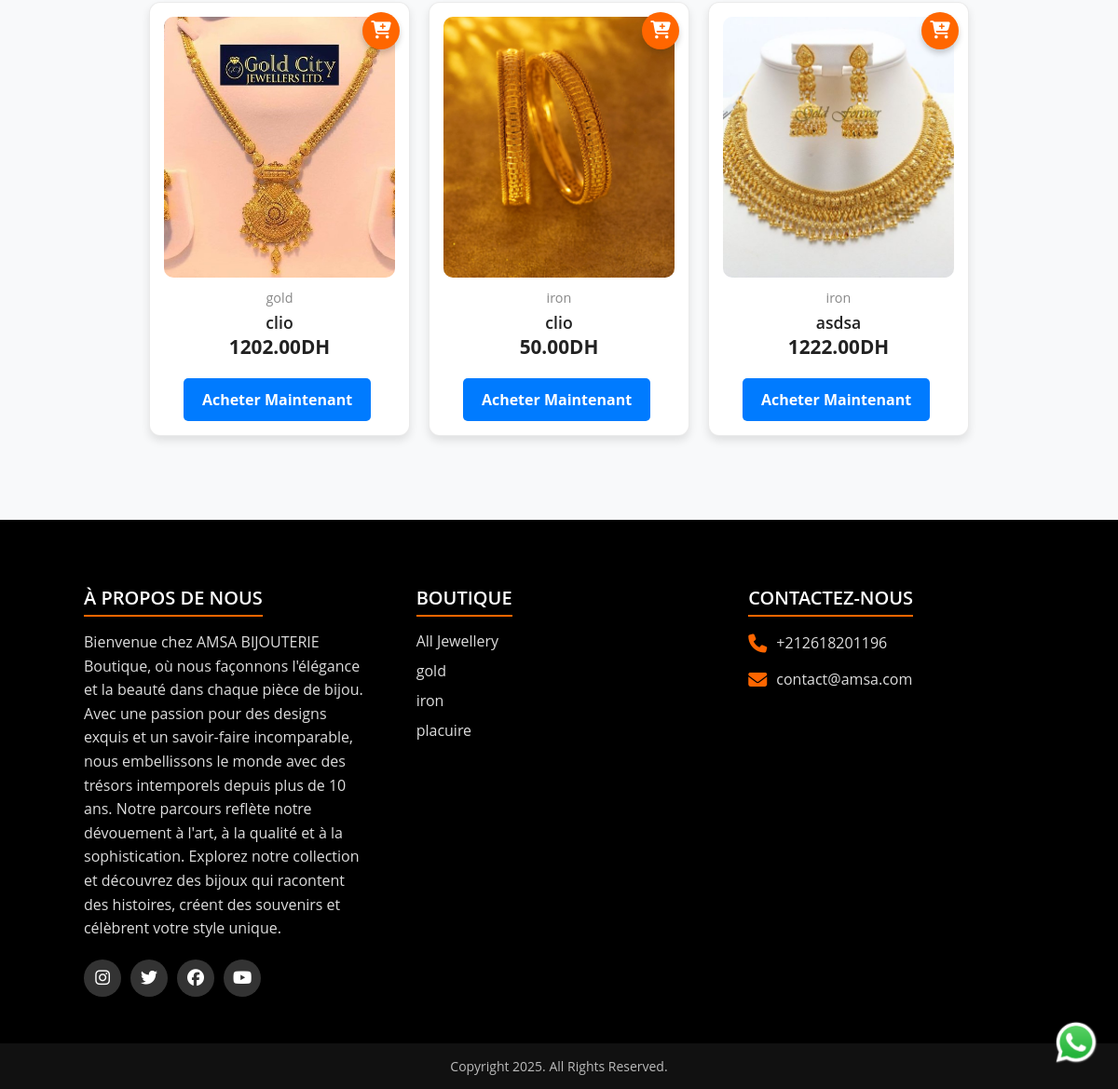
The page /shop/ (lower part) on the database as committed earlier.
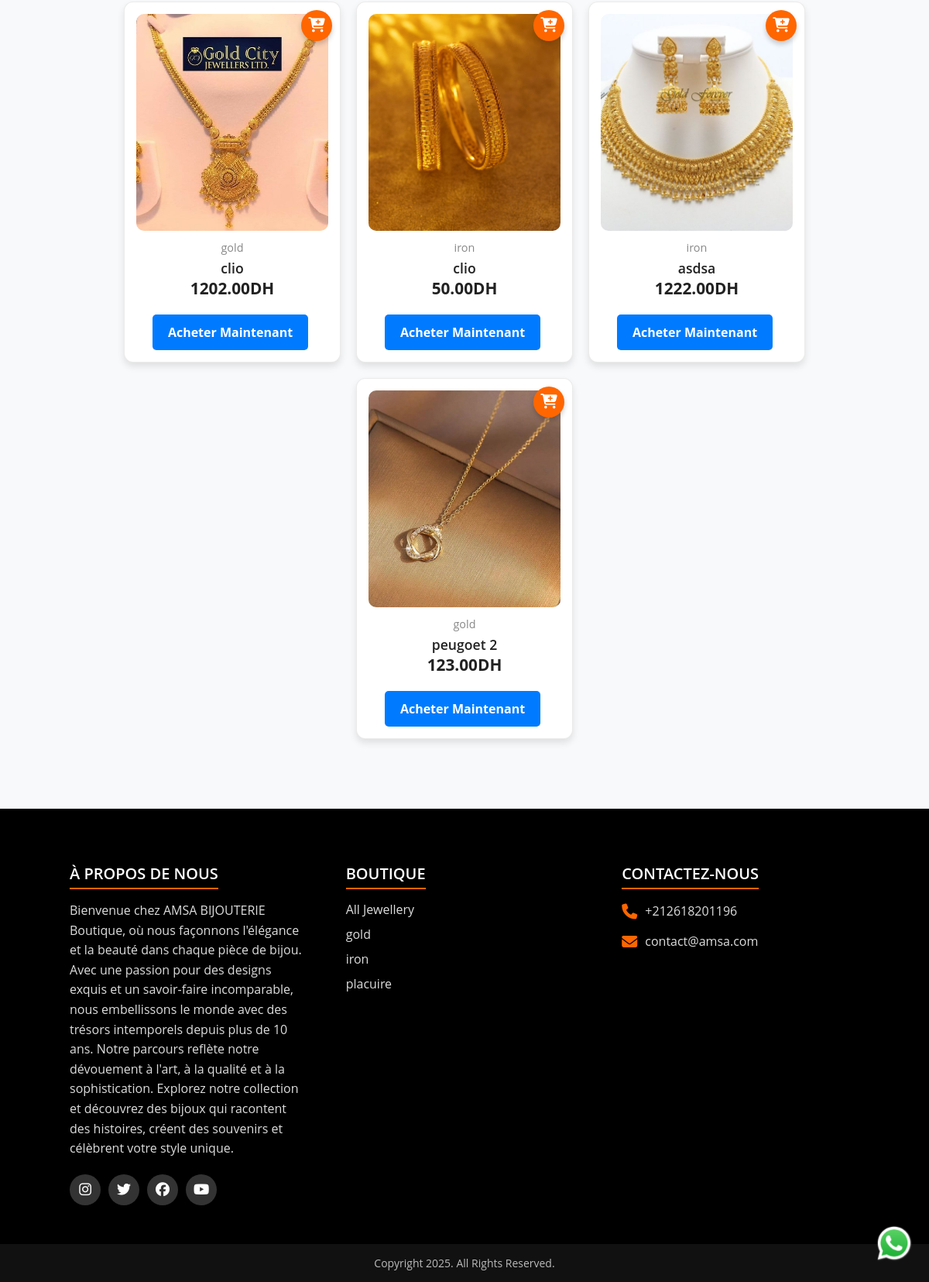
The same page on the database as committed later.
### products/models.py (models this page shows, shortened)
class Product(models.Model):
    name = models.CharField(max_length=100)
    description = models.TextField()
    price = models.DecimalField(max_digits=10, decimal_places=2)
    stock = models.PositiveIntegerField(default=0)
    created_at = models.DateTimeField(auto_now_add=True)
    category = models.ForeignKey(Category, related_name='products', on_delete=models.CASCADE)
    addons = models.ManyToManyField('self', symmetrical=False, related_name='addon_for', blank=True)
    video = models.FileField(upload_to='product_videos/', blank=True, null=True, validators=[validate_video_size])  # Added video field

class ProductImage(models.Model):
    product = models.ForeignKey(Product, related_name='images', on_delete=models.CASCADE)
    image = models.ImageField(upload_to='product_images/')
    is_main = models.BooleanField(default=False)  # Mark this image as the main image (optional)

class Category(models.Model):
    name = models.CharField(max_length=255)
    description = models.TextField(blank=True, null=True)
    image = models.ImageField(upload_to='categories/', blank=True, null=True)

### products/views.py (the view)
# urls.py: path('shop/', product_list, name='product_list'),
def product_list(request):
    categories = Category.objects.all()
    category_filter = request.GET.get('category')
    if category_filter:
        products = Product.objects.filter(category__id=category_filter)
    else:
        products = Product.objects.all()
    return render(request, 'products/product_list.html', {
        'products': products,
        'categories': categories
    })

### products/context_processors.py (called while the page is built)
def category_links(request):
    return {'categories': Category.objects.all()}

### templates/products/product_list.html (shortened to what this page needs)
{% extends 'base.html' %}
{% load static %}
{% block content %}
<div id="pr">
    <div class="product-grid">
        {% for product in products %}
            <div class="product-box">
                <button class="add-to-cart-icon add-to-cart" data-product-id="{{ product.id }}">
                    <i class="fas fa-cart-plus"></i>
                </button>
                <div class="p-img-container">
                    <div class="p-img">
                        <a href="{% url 'product_detail' product.pk %}">
                        <img
                            src="{{ product.images.first.image.url }}"
                            class="p-img-front"
                            alt="front"
                        />
                        </a>
                    </div>
                </div>
                <div class="p-box-text">
                    <div class="product-category">
                        <span>{{ product.category.name }}</span>
                    </div>
                    <a href="{% url 'product_detail' product.pk %}" class="product-title"> {{ product.name }} </a>
                    <div class="price-buy">
                        <span class="p-price">{{ product.price }}DH</span>
                        <a href="{% url 'product_detail' product.pk %}" class="btn btn-primary buy-now">Acheter Maintenant</a>
                    </div>
                </div>
            </div>
        {% empty %}
            <p class="no-products">Aucun produit trouvé.</p>
        {% endfor %}
    </div>
</div>
{% endblock %}

### templates/base.html (shortened to what this page needs)
{% load static %}
{% load compress %}
<!DOCTYPE html>
<html lang="en">
<head>
    <link rel="stylesheet" href="https://cdn.jsdelivr.net/npm/swiper@11/swiper-bundle.min.css" />
    {% compress css %}
        <link rel="stylesheet" href="{% static 'lightbox.css' %}" />
        <link rel="stylesheet" href="{% static 'css/Slider.min.css' %}"/>
        <link rel="stylesheet" href="{% static 'css/style.css' %}" />
        <link rel="stylesheet" href="{% static 'style.css' %}" />
    {% endcompress %}
    <link rel="stylesheet" href="https://cdn.jsdelivr.net/npm/glider-js/glider.min.css">
</head>
<body>
    <main>
        {% block content %}{% endblock %}
    </main>
    {% include 'partials/footer.html' %}
</body>
</html>

### templates/partials/navbar.html (shortened to what this page needs)
{% load static %}

### templates/partials/footer.html
{% load static %}
<footer>
    <div class="container" style="margin-top: 20px; background-color: black;">
      <div class="sec">
        <h2>À propos de nous</h2>
        <p>
          Bienvenue chez AMSA BIJOUTERIE Boutique, où nous façonnons l'élégance et la beauté dans chaque pièce de bijou.
          Avec une passion pour des designs exquis et un savoir-faire incomparable, nous embellissons le monde avec des trésors intemporels depuis plus de 10 ans.
          Notre parcours reflète notre dévouement à l'art, à la qualité et à la sophistication.
          Explorez notre collection et découvrez des bijoux qui racontent des histoires, créent des souvenirs et célèbrent votre style unique.
        </p>
        <ul class="sci">
          <li>
            <a href="https://www.instagram.com/adeshdatir_99/"><i class="fa-brands fa-instagram"></i></a>
          </li>
          <li>
            <a href="https://twitter.com/adeshdatir"><i class="fa-brands fa-twitter"></i></a>
          </li>
          <li>
            <a href="https://www.facebook.com/adesh.datir.99/"><i class="fa-brands fa-facebook"></i></a>
          </li>
          <li>
            <a href="https://www.youtube.com/channel/UCY2yJpYNDkmM-ivvlpEtsSg/videos"><i class="fa-brands fa-youtube"></i></a>
          </li>
        </ul>
      </div>
      <div class="sec quicklinks">
        <h2>Boutique</h2>
        <ul>
          <li><a href="{% url 'product_list' %}">All Jewellery</a></li>
          {% for category in categories %}
            <li><a href="{% url 'product_list' %}?category={{ category.id }}">{{ category.name }}</a></li>
          {% endfor %}
        </ul>
      </div>
      <div class="sec contact">
        <h2>Contactez-nous</h2>
        <ul class="info">
          <li>
            <span><i class="fa-solid fa-phone"></i></span>
            <p><a href="tel: +919881852058">+212618201196</a></p>
          </li>
          <li>
            <span><i class="fa-solid fa-envelope"></i></span>
            <p>
              <a href="mailto: adeshdatir99@gmail.com"
                >contact@amsa.com</a
              >
            </p>
          </li>
        </ul>
      </div>
    </div>
</footer>
<div class="copyrightText">
    <p>Copyright 2025. All Rights Reserved.</p>
</div>
<div class="whatsapp_float">
    <a href="https://wa.me/+212618201196">
        <img src="{% static 'images/whatsapp.webp' %}" alt="" />
    </a>
</div>

### static/css/style.css (style rules this page uses)
* { margin: 0; padding: 0; box-sizing: border-box; font-family: "Open Sans", "snas-serif"; }
body, html { width: 100%; height: 100%; overflow-x: hidden; }
.container { width: 100%; height: 90vh; background-color: #000; overflow: hidden; }
.btn { display: inline-block; padding: 10px 20px; background: #ff6600; color: white; text-decoration: none; font-size: 1rem; border-radius: 5px; transition: background 0.3s ease; }
.product-grid { display: flex; flex-wrap: wrap; justify-content: center; gap: 20px; padding: 40px 20px; }
.product-box { display: flex; flex-direction: column; width: 280px; padding: 15px; background: #fff; border: 1px solid rgba(0, 0, 0, 0.08); border-radius: 12px; overflow: hidden; box-shadow: 0 5px 10px rgba(0, 0, 0, 0.1); transition: transform 0.3s ease, box-shadow 0.3s ease; position: relative; }
.p-img-container { width: 100%; height: 280px; display: flex; overflow: hidden; border-radius: 10px; }
.p-img a, .p-img { width: 100%; height: 100%; display: flex; position: relative; }
.p-img a img { width: 100%; height: 100%; object-fit: cover; transition: opacity 0.3s ease; }
.p-box-text { margin-top: 12px; text-align: center; }
.product-category span { color: #888; font-size: 0.9rem; display: block; }
.product-title { display: block; color: #222; font-size: 1.1rem; font-weight: 600; margin-top: 5px; text-decoration: none; transition: color 0.3s ease; }
.price-buy { display: flex; flex-direction: column; align-items: center; gap: 10px; position: relative; }
.buy-now { display: inline-block; padding: 10px 20px; background: #ff6600; color: white; text-decoration: none; font-size: 1rem; border-radius: 5px; transition: background 0.3s ease; }
.p-price { font-size: 1.3rem; color: #222; font-weight: bold; }
.add-to-cart-icon { position: absolute; top: 10px; right: 10px; background: #ff6600; color: white; border: none; border-radius: 50%; width: 40px; height: 40px; display: flex; align-items: center; justify-content: center; cursor: pointer; transition: background 0.3s ease, transform 0.2s ease; box-shadow: 0px 4px 6px rgba(0, 0, 0, 0.2); z-index: 10; }
.add-to-cart-icon i { font-size: 1.2rem; }
footer { position: relative; width: 100%; padding: 40px 80px; background: #000; margin-top: 50px; color: #fff; }
footer .container { display: grid; grid-template-columns: repeat(3, 1fr); gap: 30px; align-items: start; height: auto; }
footer .container .sec { padding: 10px; }
footer .container .sec h2 { font-size: 20px; font-weight: 600; margin-bottom: 15px; text-transform: uppercase; border-bottom: 2px solid #ff6600; display: inline-block; padding-bottom: 5px; }
footer .container .sec p { font-size: 16px; color: #ddd; line-height: 1.6; }
footer .container .sci { display: flex; gap: 10px; margin-top: 20px; }
footer .container .sci li { list-style: none; }
footer .container .sci li a { display: flex; width: 40px; height: 40px; background: #333; border-radius: 50%; align-items: center; justify-content: center; text-decoration: none; transition: background 0.3s ease; }
footer .container .sci li a i { color: #fff; font-size: 18px; }
footer .container .quicklinks ul { padding: 0; }
footer .container .quicklinks ul li { list-style: none; margin-bottom: 10px; }
footer .container .quicklinks ul li a { color: #ddd; text-decoration: none; font-size: 16px; transition: color 0.3s ease; }
footer .container .contact .info li { display: flex; align-items: center; gap: 10px; margin-bottom: 12px; }
footer .container .contact .info li span { font-size: 20px; color: #ff6600; }
footer .container .contact .info li a { color: #ddd; text-decoration: none; font-size: 16px; transition: color 0.3s ease; }
.copyrightText { width: 100%; background: #111; padding: 15px; text-align: center; color: #bbb; font-size: 14px; }
.whatsapp_float { position: fixed; bottom: 20px; right: 20px; z-index: 1000; }
.whatsapp_float img { width: 50px; height: 50px; cursor: pointer; }
.product-grid { display: flex; flex-wrap: wrap; gap: 20px; justify-content: center; padding: 20px; }
#pr { margin-top: 20px; padding: 20px; }

Rows that differ between the two databases and show on the page:
added Product: images.first.image (picture), category.name "gold", name "peugoet 2", price "123.00"
